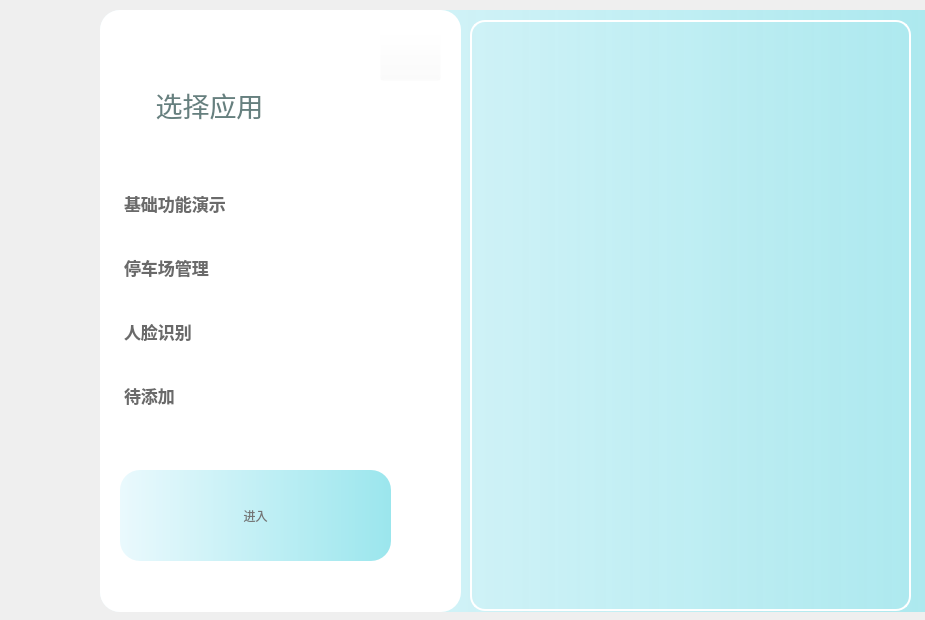
<?xml version="1.0" encoding="UTF-8"?>
<ui version="4.0">
 <class>MainWindow</class>
 <widget class="QMainWindow" name="MainWindow">
  <property name="geometry">
   <rect>
    <x>0</x>
    <y>0</y>
    <width>925</width>
    <height>620</height>
   </rect>
  </property>
  <property name="windowTitle">
   <string>MainWindow</string>
  </property>
  <property name="styleSheet">
   <string notr="true">QScrollBar:horizontal{
    height:8px;
    background:rgba(0,0,0,0%);
border-radius:4px;

}
QScrollBar::handle:horizontal{
    background:rgba(125,125,125,50%);
border-radius:4px;
}
QScrollBar::handle:horizontal:hover{
    background:rgba(125,125,125,100%);
    min-width:0;
}
QScrollBar::add-line:horizontal{
    height:0px;width:0px;

}
QScrollBar::sub-line:horizontal{
    height:0px;width:0px;

}
QScrollBar::add-line:horizontal:hover{
    height:0px;width:0px;

}
QScrollBar::sub-line:horizontal:hover{
    height:0px;width:0px;

}
QScrollBar::add-page:horizontal,QScrollBar::sub-page:horizontal
{
    background:rgba(0,0,0,10%);
    border-radius:4px;
}

QScrollBar:vertical{
    width:8px;
    background:rgba(0,0,0,0%);

}
QScrollBar::handle:vertical{
    width:0px;
    background:rgba(125,125,125,50%);
    border-radius:4px;
}
QScrollBar::handle:vertical:hover{
    width:0px;
    background:rgba(125,125,125,100%);
    border-radius:4px;
    min-width:20;
}
QScrollBar::add-line:vertical{
    height:0px;width:0px;

}
QScrollBar::sub-line:vertical{
    height:0px;width:0px;

}
QScrollBar::add-line:vertical:hover{
    height:0px;width:0px;

}
QScrollBar::sub-line:vertical:hover{
    height:0px;width:0px;

}
QScrollBar::add-page:vertical,QScrollBar::sub-page:vertical
{
    background:rgba(0,0,0,10%);
    border-radius:4px;
}
</string>
  </property>
  <widget class="QWidget" name="centralwidget">
   <widget class="QFrame" name="frame">
    <property name="geometry">
     <rect>
      <x>100</x>
      <y>10</y>
      <width>907</width>
      <height>602</height>
     </rect>
    </property>
    <property name="styleSheet">
     <string notr="true">QFrame#frame{
	background-color: qlineargradient(x1:0, y0:0, x2:1, y2:0,stop:0 rgb(234, 249, 253), stop:1 rgba(155, 230, 237, 220));
	border-radius:20px;
}</string>
    </property>
    <property name="frameShape">
     <enum>QFrame::StyledPanel</enum>
    </property>
    <property name="frameShadow">
     <enum>QFrame::Raised</enum>
    </property>
    <widget class="QFrame" name="frame_2">
     <property name="geometry">
      <rect>
       <x>0</x>
       <y>0</y>
       <width>361</width>
       <height>602</height>
      </rect>
     </property>
     <property name="sizePolicy">
      <sizepolicy hsizetype="Preferred" vsizetype="Preferred">
       <horstretch>10</horstretch>
       <verstretch>10</verstretch>
      </sizepolicy>
     </property>
     <property name="styleSheet">
      <string notr="true">QFrame#frame_2{
	background-color: rgba(255, 255, 255, 255);
	border-radius:20px;
}</string>
     </property>
     <property name="frameShape">
      <enum>QFrame::StyledPanel</enum>
     </property>
     <property name="frameShadow">
      <enum>QFrame::Raised</enum>
     </property>
     <widget class="QFrame" name="frame_5">
      <property name="geometry">
       <rect>
        <x>9</x>
        <y>9</y>
        <width>18</width>
        <height>33</height>
       </rect>
      </property>
      <property name="styleSheet">
       <string notr="true">border:none</string>
      </property>
      <property name="frameShape">
       <enum>QFrame::StyledPanel</enum>
      </property>
      <property name="frameShadow">
       <enum>QFrame::Raised</enum>
      </property>
      <layout class="QHBoxLayout" name="horizontalLayout_6">
       <property name="topMargin">
        <number>24</number>
       </property>
      </layout>
     </widget>
     <widget class="QLabel" name="label_2">
      <property name="geometry">
       <rect>
        <x>9</x>
        <y>54</y>
        <width>201</width>
        <height>81</height>
       </rect>
      </property>
      <property name="font">
       <font>
        <family>微软雅黑</family>
        <pointsize>20</pointsize>
        <weight>9</weight>
        <italic>false</italic>
        <bold>false</bold>
       </font>
      </property>
      <property name="styleSheet">
       <string notr="true">color: rgb(102, 128, 127);
font: 75 20pt &quot;微软雅黑&quot;;</string>
      </property>
      <property name="text">
       <string>选择应用</string>
      </property>
      <property name="alignment">
       <set>Qt::AlignCenter</set>
      </property>
     </widget>
     <widget class="QListWidget" name="listWidget">
      <property name="geometry">
       <rect>
        <x>9</x>
        <y>137</y>
        <width>341</width>
        <height>301</height>
       </rect>
      </property>
      <property name="font">
       <font>
        <pointsize>13</pointsize>
        <weight>75</weight>
        <bold>true</bold>
       </font>
      </property>
      <property name="styleSheet">
       <string notr="true">QListView {
	padding-top:24px;
	border-radius: 20px;
	color: rgb(106, 106, 106);
}
QListView::item{
background-color: transparent;
height:40px;
padding-left:12px;
padding:12px;
}
QListView::item:hover {
	background-color: rgba(216, 216, 216, 50);

}
QListView::item:selected {
	/*background-color: transparent;*/
	background-color: rgba(90, 216, 212,50);
	color: rgb(40, 92, 90);
border-left: 2px solid rgb(90, 216, 212)


}
</string>
      </property>
      <property name="iconSize">
       <size>
        <width>24</width>
        <height>24</height>
       </size>
      </property>
      <item>
       <property name="text">
        <string>基础功能演示</string>
       </property>
       <property name="icon">
        <iconset>
         <normaloff>images/logo2.png</normaloff>images/logo2.png</iconset>
       </property>
      </item>
      <item>
       <property name="text">
        <string>停车场管理</string>
       </property>
       <property name="icon">
        <iconset>
         <normaloff>images/logo2.png</normaloff>images/logo2.png</iconset>
       </property>
      </item>
      <item>
       <property name="text">
        <string>人脸识别</string>
       </property>
       <property name="icon">
        <iconset>
         <normaloff>images/logo2.png</normaloff>images/logo2.png</iconset>
       </property>
      </item>
      <item>
       <property name="text">
        <string>待添加</string>
       </property>
       <property name="icon">
        <iconset>
         <normaloff>images/logo2.png</normaloff>images/logo2.png</iconset>
       </property>
      </item>
     </widget>
     <widget class="QPushButton" name="pushButton_2">
      <property name="geometry">
       <rect>
        <x>20</x>
        <y>460</y>
        <width>271</width>
        <height>91</height>
       </rect>
      </property>
      <property name="styleSheet">
       <string notr="true">QPushButton{
background-color: qlineargradient(x1:0, y0:0, x2:1, y2:0,stop:0 rgb(234, 249, 253), stop:1 rgb(155, 230, 237));
	border-radius:20px;
	color: rgb(116, 116, 116);
	font: 75 20pt &quot;微软雅黑&quot;;

}
QPushButton:hover{
	background-color: qlineargradient(spread:pad, x1:0, y1:0.539, x2:0.983051, y2:0.574, stop:0 rgba(119, 218, 234, 255), stop:1 rgba(255, 255, 255, 255));
padding-bottom: 7;

}
QPushButton:pressed{
padding-top: 7;
padding-left: 7;
}
QPushButton:disabled{
background-color: qlineargradient(spread:pad, x1:0, y1:0, x2:1, y2:0, stop:0 rgba(119, 119, 119, 255), stop:1 rgba(221, 221, 221, 255));
	color: rgba(241, 241, 241, 150);
}</string>
      </property>
      <property name="text">
       <string>进入</string>
      </property>
     </widget>
     <widget class="QPushButton" name="pushButton">
      <property name="geometry">
       <rect>
        <x>280</x>
        <y>20</y>
        <width>61</width>
        <height>51</height>
       </rect>
      </property>
      <property name="styleSheet">
       <string notr="true">QPushButton:hover{
padding-bottom: 7;
padding-left: 7;
background-color: rgba(255, 255, 255, 0);
}
QPushButton{
background-color: rgba(255, 255, 255, 0);
}
</string>
      </property>
      <property name="text">
       <string/>
      </property>
      <property name="icon">
       <iconset>
        <normaloff>images/关闭 (1).png</normaloff>images/关闭 (1).png</iconset>
      </property>
      <property name="iconSize">
       <size>
        <width>40</width>
        <height>40</height>
       </size>
      </property>
     </widget>
    </widget>
    <widget class="QTextBrowser" name="textBrowser">
     <property name="geometry">
      <rect>
       <x>370</x>
       <y>10</y>
       <width>441</width>
       <height>591</height>
      </rect>
     </property>
     <property name="styleSheet">
      <string notr="true">border:2px solid;
font: 75 16pt &quot;微软雅黑&quot;;
color: rgb(116, 116, 116);
border-radius:15;
border-color: rgb(255, 255, 255);
background-color: rgba(255, 255, 255, 0);
</string>
     </property>
    </widget>
   </widget>
  </widget>
 </widget>
 <resources>
  <include location="resources.qrc"/>
  <include location="resouce.qrc"/>
 </resources>
 <connections/>
</ui>
